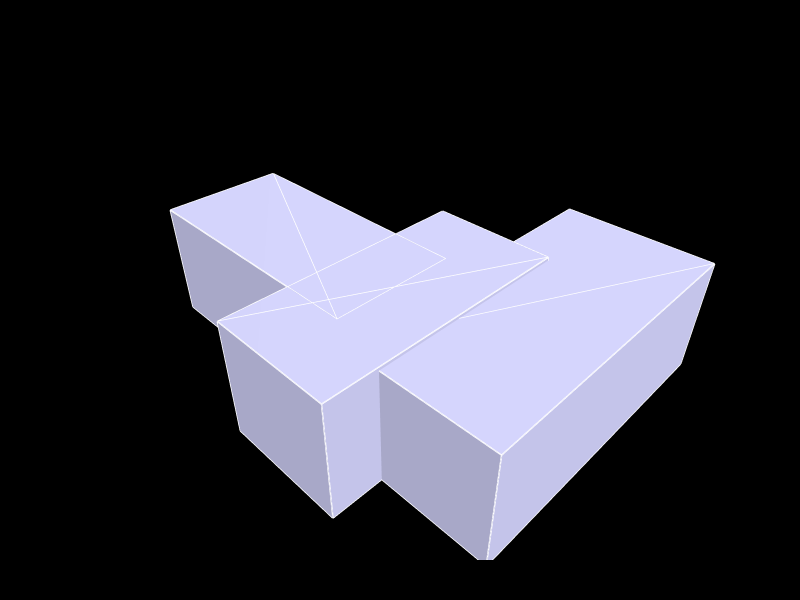

Notebook cell for this chart:
### Code cell
Topology.Show(objects,
              faceColor=[210,210,250],
              faceOpacity=1,
              edgeColor="white",
              edgeWidth=3,
              showVertices=False,
              backgroundColor="black",
              width=800,
              height=600,
              renderer=renderer)

### Figure 1 — Plotly figure (JSON) as saved in the notebook; plotly's stock layout.template omitted (floating-point values rounded to 4 significant figures; data arrays with more than 128 entries replaced by an {"elided": "..."} marker saying what was removed)
{"data": [{"hoverinfo": "text", "legendgroup": "2", "legendrank": 2, "line": {"color": "white", "dash": "solid", "width": 3}, "marker": {"size": 0}, "mode": "lines", "name": "1: default (Edges)", "showlegend": false, "text": "", "type": "scatter3d", "x": {"elided": "252 float values"}, "y": {"elided": "252 float values"}, "z": {"elided": "252 float values"}}, {"cmax": 1, "cmin": 0, "color": "#D2D2FA", "colorscale": [[0, "#440154"], [0.1111, "#482878"], [0.2222, "#3e4989"], [0.3333, "#31688e"], [0.4444, "#26828e"], [0.5556, "#1f9e89"], [0.6667, "#35b779"], [0.7778, "#6ece58"], [0.8889, "#b5de2b"], [1, "#fde725"]], "flatshading": true, "hoverinfo": "text", "hovertext": "", "i": [0, 0, 3, 3, 6, 6, 1, 1, 2, 6, 3, 7, 8, 11, 8, 8, 12, 13, 10, 10, 11, 14, 8, 15, 16, 16, 17, 17, 21, 21, 19, 19, 16, 22, 17, 23], "j": [1, 2, 2, 4, 7, 5, 0, 7, 1, 4, 7, 3, 9, 8, 11, 12, 14, 12, 9, 15, 10, 12, 15, 8, 17, 18, 16, 20, 20, 22, 18, 23, 19, 20, 23, 17], "k": [2, 3, 4, 5, 5, 4, 7, 6, 6, 2, 0, 5, 10, 10, 12, 13, 15, 15, 15, 14, 14, 11, 9, 13, 18, 19, 20, 21, 22, 23, 23, 22, 22, 16, 18, 21], "legendgroup": "3", "legendrank": 3, "lighting": {"facenormalsepsilon": 0}, "name": "1: default (Faces)", "opacity": 1, "showlegend": false, "showscale": false, "text": "", "type": "mesh3d", "x": [-24.78, -24.78, -24.78, -24.78, -75.97, -75.97, -75.97, -75.97, 2.268, -103.0, -103.0, 2.268, 2.268, 2.268, -103.0, -103.0, 42.93, 42.93, -82.11, -82.11, 42.93, 42.93, -82.11, -82.11], "y": [-26.46, -26.46, 78.83, 78.83, 78.83, 78.83, -26.46, -26.46, -52.03, -52.03, -52.03, -52.03, -0.8472, -0.8472, -0.8472, -0.8472, -95.73, -95.73, -95.73, -95.73, -35.17, -35.17, -35.17, -35.17], "z": [48.98, 0, 0, 48.98, 0, 48.98, 0, 48.98, 48.98, 48.98, 0, 0, 0, 48.98, 0, 48.98, 0, 47.59, 47.59, 0, 0, 47.59, 0, 47.59]}], "layout": {"autosize": true, "height": 600, "margin": {"b": 40, "l": 40, "r": 40, "t": 40}, "paper_bgcolor": "#000000", "plot_bgcolor": "#000000", "scene": {"aspectmode": "data", "camera": {"center": {"x": 0, "y": 0, "z": 0}, "eye": {"x": -1.25, "y": -1.25, "z": 1.25}, "projection": {"type": "perspective"}, "up": {"x": 0, "y": 0, "z": 1}}, "xaxis": {"visible": false}, "yaxis": {"visible": false}, "zaxis": {"visible": false}}, "showlegend": true, "width": 800, "xaxis": {"showgrid": false, "visible": false, "zeroline": false}, "yaxis": {"showgrid": false, "visible": false, "zeroline": false}}}
